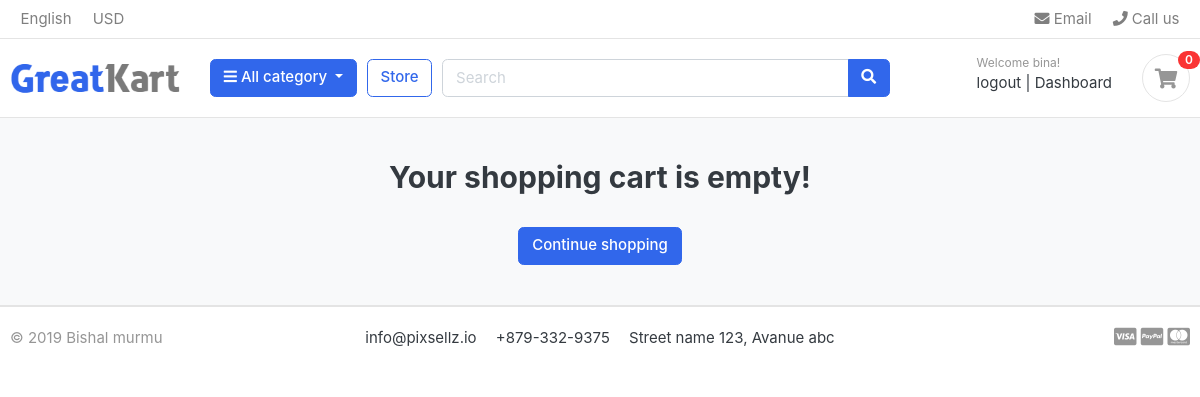
The app's page /cart/ (signed in), older data.
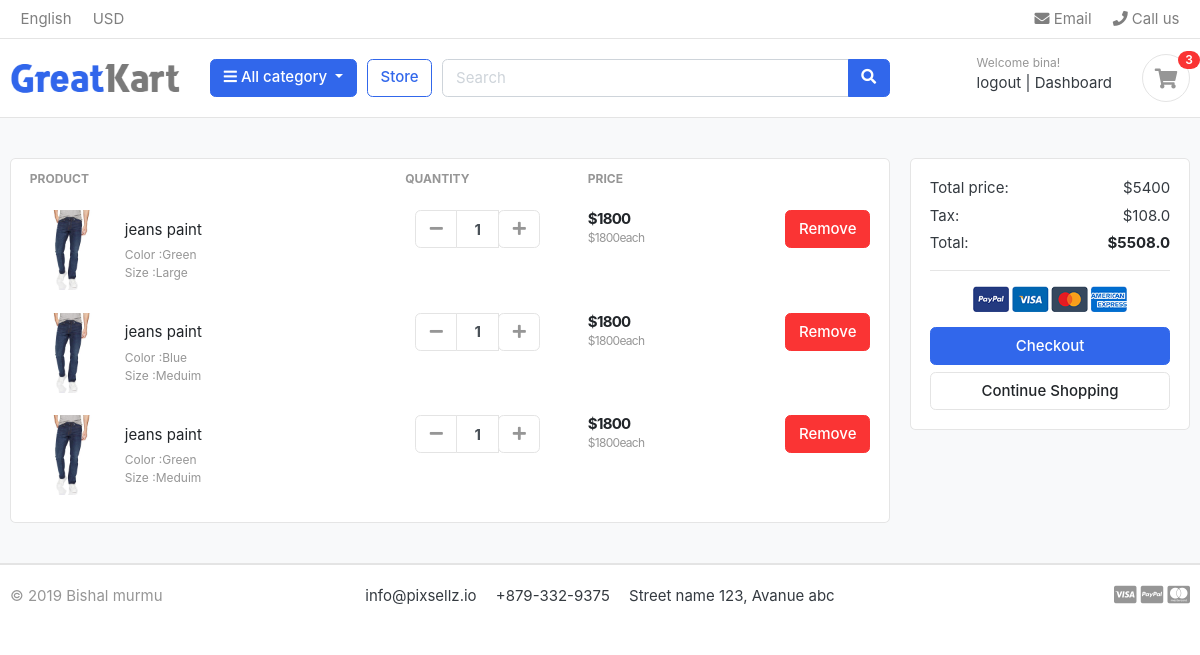
The same page, newer data.
### cart/models.py (models this page shows, shortened)
class Cartitem(models.Model):
    user=models.ForeignKey(Account,on_delete=models.CASCADE,null=True)
    product=models.ForeignKey(Product,on_delete=models.CASCADE)
    variations=models.ManyToManyField(Variation,blank=True)
    cart=models.ForeignKey(Cart,on_delete=models.CASCADE,null=True)
    quantity=models.IntegerField()
    is_active=models.BooleanField(default=True)
    def subtotal(self):
        return self.product.price*self.quantity;

### store/models.py (models this page shows, shortened)
class Product(models.Model):
    product_name=models.CharField(max_length=500)
    slug=models.SlugField(max_length=200,unique=True)
    description=models.TextField(max_length=500,blank=True)
    images=models.ImageField(upload_to='photos/products')
    stock=models.IntegerField()
    price=models.IntegerField()
    is_available=models.BooleanField(default=True)
    category=models.ForeignKey(Category,on_delete=models.CASCADE)
    created_date=models.DateTimeField(auto_now_add=True)
    modified_at=models.DateTimeField(auto_now=True)
    def get_url(self):
        return reverse('product_details',args=[self.category.slug, self.slug])
    def __str__(self):
        return self.product_name

class Variation(models.Model):
    product=models.ForeignKey(Product,on_delete=models.CASCADE)
    variation_category=models.CharField(max_length=100,choices=variation_category_choice)
    variation_value=models.CharField(max_length=100)
    is_active=models.BooleanField(default=True)
    created_date=models.DateTimeField(auto_now=True)
    objects=Variationmanager()

### cart/views.py (the view)
# urls.py: path('',views.cart,name='cart'),
def cart(request,total=0,quantity=0,cart_items=None):
    try:
        tax=0
        grand_total=0
        if request.user.is_authenticated:
            cart_items=Cartitem.objects.filter(user=request.user,is_active=True)
        else:
            cart=Cart.objects.get(cart_id=_cart_id(request))
            cart_items=Cartitem.objects.filter(cart=cart,is_active=True)
        for cart_item in cart_items:
            total+=(cart_item.product.price*cart_item.quantity)
            quantity+=cart_item.quantity
        tax=(2*total)/100
        grand_total=total+tax;
    except ObjectDoesNotExist:
        pass
    context={
        'total':total,
        'quantity':quantity,
        'cart_items':cart_items,
        'tax':tax,
        'grand_total':grand_total
    }
    return render(request,'store/cart.html',context)

### Category/context_processors.py (called while the page is built)
def menu_links(request):
    links=Category.objects.all()
    return dict(links=links)

### cart/context_processors.py (called while the page is built)
def _cart_id(request):
    cart=request.session.session_key
    if not cart:
        cart=request.session.create()
    return cart

def counter(request):
    cart_count=0
    if 'admin' in request.path:
        return {}
    else:
        try:
            cart=Cart.objects.filter(cart_id=_cart_id(request))
            if request.user.is_authenticated:
                cart_items=Cartitem.objects.all().filter(user=request.user)
            else:
               cart_items=Cartitem.objects.all().filter(cart=cart[:1])
            for item in cart_items:
                cart_count=cart_count+item.quantity
        except Cart.DoesNotExist:
            cart_count=0
    return dict(cart_count=cart_count)

### templates/store/cart.html (shortened to what the changed rows need)
{% extends 'base.html' %}
{% load static %}
{% block content %}
<section class="section-content padding-y bg">
    <div class="container">
        {% if not cart_items %}
        <h2 class="text-center">Your shopping cart is empty!</h2>
        <br>
        <div class="text-center">
            <a href="{% url 'store' %}" class="btn btn-primary"> Continue shopping</a>
        </div>
        {% else %}
        <div class="row">
            <aside class="col-lg-9">
                <div class="card">
                    <table class="table table-borderless table-shopping-cart">
                        <thead class="text-muted">
                            <tr class="small text-uppercase">
                                <th scope="col">Product</th>
                                <th scope="col" width="120">Quantity</th>
                                <th scope="col" width="120">Price</th>
                                <th scope="col" class="text-right" width="200"> </th>
                            </tr>
                        </thead>
                        <tbody>
                            {% for cart_item in cart_items %}
                            <tr>
                                <td>
                                    <figure class="itemside align-items-center">
                                        <div class="aside"><img src="{{cart_item.product.images.url}}" class="img-sm">
                                        </div>
                                        <figcaption class="info">
                                            <a href="{{ cart_item.product.get_url }}"
                                                class="title text-dark">{{cart_item.product}}</a>
                                            <p class="text-muted small">
                                                {% if cart_item.variations.all %}
                                                {% for item in cart_item.variations.all%}
                                                {{ item.variation_category| capfirst}}
                                                :{{item.variation_value|capfirst}}
                                                <br>
                                                {% endfor %}
                                                {% endif%}
                                            </p>
                                        </figcaption>
                                    </figure>
                                </td>
                                <td>
                                    <div class="col">
                                        <div class="input-group input-spinner">
                                            <div class="input-group-prepend">
                                                <a href="{% url 'remove_item' cart_item.product.id cart_item.id %}"
                                                    class="btn btn-light" type="button" id="button-plus"> <i
                                                        class="fa fa-minus"></i> </a>
                                            </div>
                                            <input type="text" class="form-control" value="{{ cart_item.quantity }}">
                                            <div class="input-group-append">
                                                <form action="{% url 'add_cart' cart_item.product.id %}" method="POST">
                                                    <button class="btn btn-light" type="submit" id="button-minus"> <i
                                                            class="fa fa-plus"></i>
                                                    </button>
                                                </form>
                                            </div>
                                        </div>
                                    </div>
                                </td>
                                <td>
                                    <div class="price-wrap">
                                        <var class="price">${{cart_item.subtotal}}</var>
                                        <small class="text-muted"> ${{cart_item.product.price}}each </small>
                                    </div>
                                </td>
                                <td class="text-right">
                                    <a href="{% url 'remove_cart_item' cart_item.product.id cart_item.id %}" onclick="return confirm('Are you sure want to delete this item?') " class="btn btn-danger">
                                        Remove</a>
                                </td>
                            </tr>
                            {% endfor %}
                        </tbody>
                    </table>
                </div>
            </aside>
            <aside class="col-lg-3">
                <div class="card">
                    <div class="card-body">
                        <dl class="dlist-align">
                            <dt>Total price:</dt>
                            <dd class="text-right">${{total}}</dd>
                        </dl>
                        <dl class="dlist-align">
                            <dt>Tax:</dt>
                            <dd class="text-right"> ${{tax}}</dd>
                        </dl>
                        <dl class="dlist-align">
                            <dt>Total:</dt>
                            <dd class="text-right text-dark b"><strong>${{grand_total}}</strong></dd>
                        </dl>
                        <hr>
                        <p class="text-center mb-3">
                            <img src="{% static './images/misc/payments.png' %}" height="26">
                        </p>
                        <a href="{% url 'checkout' %}" class="btn btn-primary btn-block"> Checkout </a>
                        <a href="{% url 'store' %}" class="btn btn-light btn-block">Continue Shopping</a>
                    </div>
                </div>
            </aside>
        </div>
        {% endif %}
    </div>
</section>
{% endblock %}

### templates/include/header.html (shortened to what this page needs)
{% load static %}
<header class="section-header">
    <nav class="navbar p-md-0 navbar-expand-sm navbar-light border-bottom">
    <div class="container">
      <div class="collapse navbar-collapse" id="navbarTop4">
        <ul class="navbar-nav mr-auto">
            <li class="nav-item dropdown">
                 <a href="#" class="nav-link">   English </a>
            </li>
            <li class="nav-item dropdown">
                <a href="#" class="nav-link"> USD </a>
            </li>
        </ul>
        <ul class="navbar-nav">
            <li><a href="#" class="nav-link"> <i class="fa fa-envelope"></i> Email </a></li>
            <li><a href="#" class="nav-link"> <i class="fa fa-phone"></i> Call us </a></li>
        </ul>
      </div>
    </div>
    </nav>
    <section class="header-main border-bottom">
        <div class="container">
    <div class="row align-items-center">
        <div class="col-lg-2 col-md-3 col-6">
            <a href="{% url 'home' %}" class="brand-wrap">
                <img class="logo" src="{% static './images/logo.png' %}">
            </a>
        </div>
        <div class="col-lg col-sm col-md col-6 flex-grow-0">
            <div class="category-wrap dropdown d-inline-block float-right">
                <button type="button" class="btn btn-primary dropdown-toggle" data-toggle="dropdown">
                    <i class="fa fa-bars"></i> All category
                </button>
            </div>
        </div>
        <a href="{% url 'store' %}" class="btn btn-outline-primary">Store</a>
        <div class="col-lg  col-md-6 col-sm-12 col">
            <form action="{% url 'search' %}" class="search" method="GET">
                <div class="input-group w-100">
                    <input type="text" class="form-control" style="width:60%;" placeholder="Search" name="keyword">
                    <div class="input-group-append">
                      <button class="btn btn-primary" type="submit">
                        <i class="fa fa-search"></i>
                      </button>
                    </div>
                </div>
            </form>
        </div>
        <div class="col-lg-3 col-sm-6 col-8 order-2 order-lg-3">
                    <div class="d-flex justify-content-end mb-3 mb-lg-0">
                    {% if user.is_authenticated %}
                        <div class="widget-header">
                            <small class="title text-muted">Welcome {{user.username}}!</small>
                            <div>
                                <a href="{% url 'logout' %}">logout</a> <span class="dark-transp"> | </span>
                                <a href="{% url 'register' %}">Dashboard</a>
                            </div>
                        </div>
                    {% endif %}
                        <a href="{% url 'cart' %}" class="widget-header pl-3 ml-3">
                            <div class="icon icon-sm rounded-circle border"><i class="fa fa-shopping-cart"></i></div>
                            <span class="badge badge-pill badge-danger notify">{{cart_count}}</span>
                        </a>
                    </div>
                </div>
    </div>
        </div>
    </section>
    </header>

Row changes from the older to the newer data that the page shows:
added Cartitem: product.images (picture), product "jeans paint", quantity "1", subtotal "1800", product.price "1800"
now on this page (row unchanged): Variation: variation_category "Color", variation_value "Green"
now on this page (row unchanged): Variation: variation_category "Size", variation_value "Large", shown under "jeans paint"
added Cartitem: product.images (picture), product "jeans paint", quantity "1", subtotal "1800", product.price "1800"
now on this page (row unchanged): Variation: variation_category "Color", variation_value "Blue", shown under "jeans paint"
now on this page (row unchanged): Variation: variation_category "Size", variation_value "Meduim"
added Cartitem: product.images (picture), product "jeans paint", quantity "1", subtotal "1800", product.price "1800"
Text that changed along with them:
{{ cart_count }}: "0" → "3"
{{ total }}: (not shown) → "5400"
{{ tax }}: (not shown) → "108.0"
{{ grand_total }}: (not shown) → "5508.0"
text no longer shown: "Your shopping cart is empty! Continue shopping"
text now shown: "PRODUCT QUANTITY PRICE Total price: $ Tax: $ Total: $ Checkout Continue Shopping"
